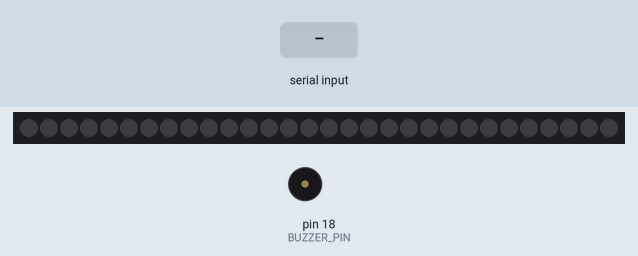
Bench run of a sketch on a simulated Arduino Uno, built with avr-gcc and run on an emulated ATmega328P. Parts: 30 RGB LEDs in strip order, left to right, buzzer (waves = sounding). Inputs (shaded band) come from the test bench. Dim RGB values are drawn brighter than linear.

Above: at 1.2 s.
1.3 s: "1\n" received over Serial
At 1.46 s:
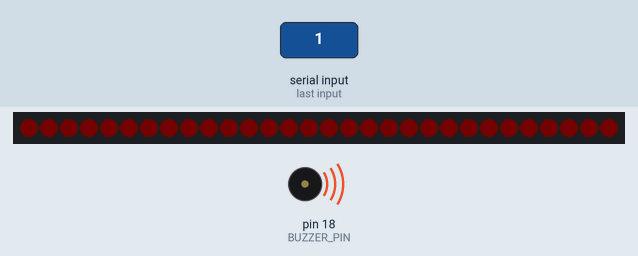
3.7 s: byte 50 ('2') received over Serial
At 4.9 s:
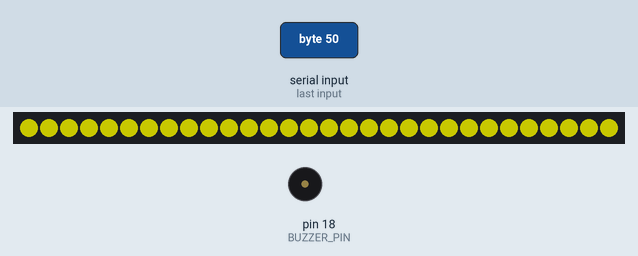
5.2 s: byte 55 ('7') received over Serial
At 5.36 s:
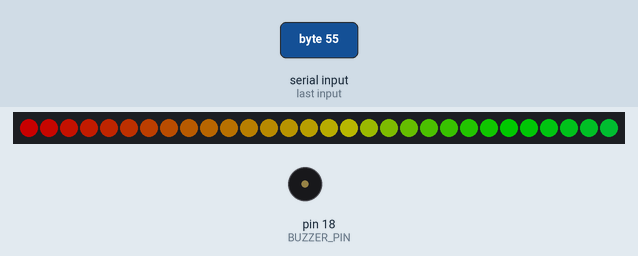
7.6 s: byte 51 ('3') received over Serial
At 7.9 s:
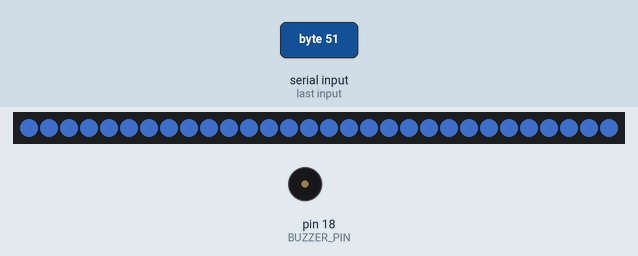
9.1 s: byte 53 ('5') received over Serial
At 10.2 s:
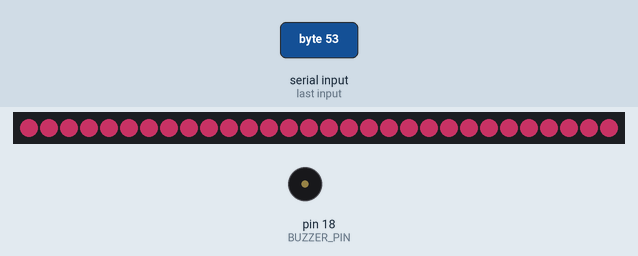
10.6 s: byte 54 ('6') received over Serial
At 11.3 s:
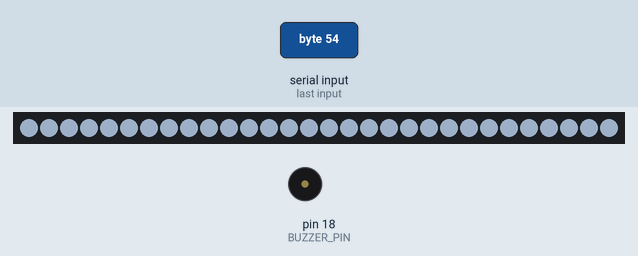
Timing chart, 0 to 13.1 s (numbered marks = the images above; inputs shaded):
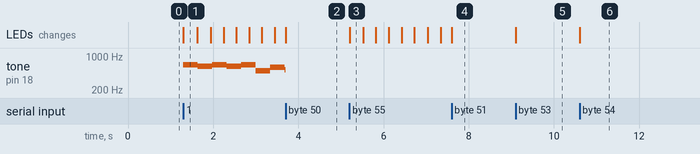

The sketch:

wth.ino
```cpp
#include <FastLED.h>

// ------------- LED setup -------------
#define LED_PIN       2
#define NUM_LEDS      30
#define BRIGHTNESS    100
#define LED_TYPE      WS2812B
#define COLOR_ORDER   GRB
CRGB leds[NUM_LEDS];

// ------------- Buzzer (passive) -------------
#define BUZZER_PIN    18

// ------------- Modes -------------
enum Mode : uint8_t {
  MODE_OFF    = 0,
  MODE_PULSE  = 1,
  MODE_YELLOW = 2,  // Happy
  MODE_CALM   = 3,  // Blue
  MODE_ENERG  = 4,  // Orange
  MODE_ROM    = 5,  // Pink
  MODE_FOCUS  = 6,  // Cool white
  MODE_PARTY  = 7   // Rainbow cycle
};
Mode mode = MODE_OFF;

// ------------- Non-blocking pulse state -------------
uint8_t  pulseLevel = 0;     // 0..255
int8_t   pulseDir   = 5;     // step (+/-)
const uint16_t PULSE_STEP_MS = 20;
unsigned long lastPulseMs = 0;

// ------------- Party (rainbow) state -------------
uint8_t  partyHue = 0;
const uint16_t PARTY_STEP_MS = 20;
unsigned long lastPartyMs = 0;

// ------------- Notes (Für Elise intro) -------------
#define NOTE_C4   262
#define NOTE_CS4  277
#define NOTE_D4   294
#define NOTE_DS4  311
#define NOTE_E4   330
#define NOTE_F4   349
#define NOTE_FS4  370
#define NOTE_G4   392
#define NOTE_GS4  415
#define NOTE_A4   440
#define NOTE_AS4  466
#define NOTE_B4   494
#define NOTE_C5   523
#define NOTE_CS5  554
#define NOTE_D5   587
#define NOTE_DS5  622
#define NOTE_E5   659

const int melody[] = {
  // Phrase 1
  NOTE_E5, NOTE_DS5, NOTE_E5, NOTE_DS5, NOTE_E5, NOTE_B4, NOTE_D5, NOTE_C5, NOTE_A4,
  // Bridge 1
  NOTE_C4, NOTE_E4, NOTE_A4, NOTE_B4,
  // Bridge 2
  NOTE_E4, NOTE_GS4, NOTE_B4, NOTE_C5,
  // Phrase 1 repeat
  NOTE_E4, NOTE_E5, NOTE_DS5, NOTE_E5, NOTE_DS5, NOTE_E5, NOTE_B4, NOTE_D5, NOTE_C5, NOTE_A4
};
const uint16_t dur[] = {
  300,300,300,300,300,300,300,300,600,
  300,300,300,600,
  300,300,300,600,
  300,300,300,300,300,300,300,300,300,600
};
const uint8_t MELODY_LEN = sizeof(melody)/sizeof(melody[0]);
const uint16_t NOTE_GAP_MS   = 40;
const uint16_t LOOP_PAUSE_MS = 1200;

// Non-blocking song state
uint16_t      noteIdx = 0;
unsigned long noteChangeAt = 0;
bool          inLoopPause = false;

void startNote(uint16_t idx) {
  int freq = melody[idx];
  if (freq > 0) tone(BUZZER_PIN, freq);
  else          noTone(BUZZER_PIN);
  noteChangeAt = millis() + dur[idx] + NOTE_GAP_MS;
}

void stopSong() {
  noTone(BUZZER_PIN);
  noteIdx = 0;
  inLoopPause = false;
  noteChangeAt = 0;
}

// Helpers
void setSolid(const CRGB& c) {
  fill_solid(leds, NUM_LEDS, c);
  FastLED.show();
}

// ------------- Setup -------------
void setup() {
  FastLED.addLeds<LED_TYPE, LED_PIN, COLOR_ORDER>(leds, NUM_LEDS);
  FastLED.setBrightness(BRIGHTNESS);
  setSolid(CRGB::Black);

  Serial.begin(9600);
  pinMode(BUZZER_PIN, OUTPUT);
  noTone(BUZZER_PIN);
}

// ------------- Tasks -------------
void pulseStep() {
  unsigned long now = millis();
  if (now - lastPulseMs < PULSE_STEP_MS) return;
  lastPulseMs = now;

  int next = (int)pulseLevel + pulseDir;
  if (next >= 255) { next = 255; pulseDir = -abs(pulseDir); }
  if (next <= 0)   { next = 0;   pulseDir =  abs(pulseDir); }
  pulseLevel = (uint8_t)next;

  fill_solid(leds, NUM_LEDS, CRGB(pulseLevel, 0, 0)); // red breathe
  FastLED.show();
}

void partyStep() {
  unsigned long now = millis();
  if (now - lastPartyMs < PARTY_STEP_MS) return;
  lastPartyMs = now;

  // full-strip rainbow with slowly shifting hue
  for (int i = 0; i < NUM_LEDS; i++) {
    leds[i] = CHSV(partyHue + i * 4, 255, 255);
  }
  FastLED.show();
  partyHue++;
}

void songStep() {
  unsigned long now = millis();

  if (noteChangeAt == 0) {         // start first note
    startNote(noteIdx);
    return;
  }
  if (now < noteChangeAt) return;  // wait until it's time to advance

  noTone(BUZZER_PIN);              // end current note

  noteIdx++;
  if (noteIdx >= MELODY_LEN) {
    if (!inLoopPause) {            // insert loop pause
      inLoopPause = true;
      noteChangeAt = now + LOOP_PAUSE_MS;
      return;
    } else {                       // loop back
      inLoopPause = false;
      noteIdx = 0;
    }
  }
  startNote(noteIdx);
}

// ------------- Main loop -------------
void loop() {
  // Read serial commands (ignore CR/LF)
  while (Serial.available()) {
    char c = Serial.read();
    if (c == '\r' || c == '\n') continue;

    if (c == '1') {
      mode = MODE_PULSE;
      // reset pulse + song state
      pulseLevel = 0;
      pulseDir   = 5;
      lastPulseMs = 0;
      partyHue = 0;
      stopSong();   // reset song state cleanly
      noteIdx = 0; noteChangeAt = 0; inLoopPause = false;
    }
    else if (c == '0') {
      mode = MODE_OFF;
      setSolid(CRGB::Black);
      stopSong();
    }
    else if (c == '2') {  // Happy → Yellow
      mode = MODE_YELLOW;
      setSolid(CRGB::Yellow);
      stopSong();
    }
    else if (c == '3') {  // Calm → soft blue
      mode = MODE_CALM;
      setSolid(CRGB(80, 140, 255));   // (R,G,B)
      stopSong();
    }
    else if (c == '4') {  // Energetic → orange
      mode = MODE_ENERG;
      setSolid(CRGB(255, 100, 0));
      stopSong();
    }
    else if (c == '5') {  // Romantic → pink
      mode = MODE_ROM;
      setSolid(CRGB(255, 64, 128));   // warm pink
      stopSong();
    }
    else if (c == '6') {  // Focus → cool white
      mode = MODE_FOCUS;
      setSolid(CRGB(200, 225, 255));  // slightly bluish white
      stopSong();
    }
    else if (c == '7') {  // Party → rainbow animation
      mode = MODE_PARTY;
      partyHue = 0;
      stopSong();
    }
  }

  // Run tasks depending on mode
  if (mode == MODE_PULSE) {
    pulseStep();
    songStep();
  } else if (mode == MODE_PARTY) {
    partyStep();
  }
  // Other modes are solid; nothing to update.
}
```

Measured:
- after the input at 1.3 s, tone on pin 18 (BUZZER_PIN): plays 659 Hz for 0.34 s, 622 Hz for 0.34 s, 659 Hz for 0.34 s, 622 Hz for 0.34 s, 659 Hz for 0.34 s, 494 Hz for 0.34 s … (8 notes in this stretch), starting at once; the LEDs: change at once (image 1)
- after the input at 3.7 s, the LEDs: change at once (image 2)
- after the input at 5.2 s, the LEDs: change at once (image 3)
- after the input at 7.6 s, the LEDs: change at once (image 4)
- after the input at 9.1 s, the LEDs: change at once (image 5)
- after the input at 10.6 s, the LEDs: change at once (image 6)
